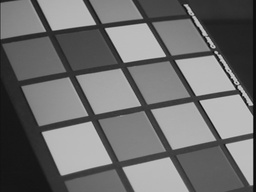
#> input picture hw2/data/img01.jpg, 256 x 192 px, shrunk from 640 x 480 before the run; its folder holds only this picture in this run
$ python HW2_HoughTransform.py
#> lines starting #> are read from the running program, lines starting #| are printed output that depends on the picture
import math
import glob
import numpy as np
from PIL import Image, ImageDraw

# parameters

datadir = './data'
resultdir='./results'

sigma = 2
threshold = 1
rhoRes = 1.5
thetaRes = math.pi/180
nLines = 20

NMS_ITER = 2
NMS_BLOCK_SIZE = 8

'''
helper functions
'''

def GetImagePatch(pixel_grid, i, j, size):
    if size // 2 <= i and i < pixel_grid.shape[0] - size // 2 and size // 2 <= j and j < pixel_grid.shape[1] - size // 2:
        return pixel_grid[i - size // 2 : i + size // 2 + 1, j - size // 2 : j + size // 2 + 1]

    stride = size // 2

    (x_start, y_start) = (max(0, i - stride), max(0, j - stride))
    (x_end, y_end) = (min(i + stride, pixel_grid.shape[0] - 1), min(j + stride, pixel_grid.shape[1] - 1))
    (x_left, x_right) = (x_start - (i - stride), (i + stride) - x_end)
    (y_up, y_down) = (y_start - (j - stride), (j + stride) - y_end)

    before_patch = pixel_grid[x_start:x_end + 1, y_start:y_end + 1]

    return (np.pad(before_patch, ((x_left, x_right), (y_up, y_down)), 'constant', constant_values = 0))

def PadImg(Igs, G):
    return np.pad(Igs, ((G.shape[0] // 2, G.shape[0] // 2), (G.shape[1] // 2, G.shape[1] // 2)), 'edge')

def save_image(ndarray, filepath):
    image = Image.fromarray(ndarray, 'L')
    image.save(filepath)

def ToImage(Igs_float, round = False, norm = True):
    if norm:
        Igs_float = 255 * (Igs_float / np.max(Igs_float))
    if round:
        Igs_float = np.clip(Igs_float, 0, 255)
    return Igs_float.astype(np.uint8)


def GetGaussian(sigma, size):
    ranges = np.arange(-math.trunc(size / 2), math.ceil(size / 2))
    gaussians = np.exp(-(ranges ** 2) / 2 * sigma ** 2)
    gaussians = gaussians / gaussians.sum()

    gaussian_filter = gaussians.reshape(-1, 1) * gaussians.reshape(1, -1)

    return gaussian_filter

def NMS(Im, Io, y, x):
    for _ in range(NMS_ITER):
        tan_value = np.tan(Io[y][x])
        (h, w) = Im.shape

        if -1/2 <= tan_value <= 1/2: # horizontal cases
            if x > 0 and Im[y][x] < Im[y][x-1]: Im[y][x] = 0
            if x < w - 1 and Im[y][x] < Im[y][x+1]: Im[y][x] = 0
        elif 1/2 < tan_value < 2: # right-up diagnoal cases
            if x < w - 1 and y > 0 and Im[y][x] < Im[y-1][x+1]: Im[y][x] = 0
            if x > 0 and y < h - 1 and Im[y][x] < Im[y+1][x-1]: Im[y][x] = 0
        elif -2 < tan_value < -1/2: # left-up diagnoal cases
            if x > 0 and y > 0 and Im[y][x] < Im[y-1][x-1]: Im[y][x] = 0
            if x < w - 1 and y < h - 1 and Im[y][x] < Im[y+1][x+1]: Im[y][x] = 0
        else: # vertical cases
            if y > 0 and Im[y][x] < Im[y-1][x]: Im[y][x] = 0
            if y < h - 1 and Im[y][x] < Im[y+1][x]: Im[y][x] = 0

def NMS_block(H, NMS_BLOCK_SIZE, nLines):
    num_nonzeros = np.array(np.nonzero(H)).T.shape[0]

    while True:
        sorted_indicies = np.array(np.unravel_index(H.argsort(axis = None), H.shape)).T
        nonzero_indicies_sorted = np.array([i for i in sorted_indicies if H[i[0], i[1]] > 0])

        if num_nonzeros <= nLines or num_nonzeros == nonzero_indicies_sorted.shape[0]: break
        else: num_nonzeros = nonzero_indicies_sorted.shape[0]

        for indicies in nonzero_indicies_sorted:
            curr_value = H[indicies[0], indicies[1]]
            H_block = GetImagePatch(H, indicies[0], indicies[1], NMS_BLOCK_SIZE)

            if(H_block.max() != curr_value):
                H[indicies[0], indicies[1]] = 0

    return np.flip(nonzero_indicies_sorted, axis = 0)[:nLines, :]

def distance(p1, p2):
    return (p1[0] - p2[0]) ** 2 + (p1[1] - p2[1]) ** 2

def params_to_endpoints(lrho, ltheta, shape):
    endpoints = []
    big_constant = 5000

    for rh, th in zip(lrho, ltheta):
        (a, b) = (np.cos(th), np.sin(th))
        (x_0, y_0) = (a * rh, b * rh)

        start = (int(x_0 + big_constant * (-b)), int(y_0 + big_constant * (a)))
        end = (int(x_0 - big_constant * (-b)), int(y_0 - big_constant * a))

        endpoints.append({'start': start, 'end': end})

    return endpoints

def draw_lines(image, points):
    drawer = ImageDraw.Draw(image)

    for p in points:
        drawer.line(p['start'] + p['end'], fill = 0, width = 2)

    return image

'''
functions to implement
'''
def ConvFilter(Igs, G):
    Igs_padded = PadImg(Igs, G)

    image_size = Igs.shape
    filter_size = G.shape
    iconv = np.zeros_like(Igs, dtype=np.float32)

    for y in range(image_size[0]):
        for x in range(image_size[1]):
            iconv[y][x] = (Igs_padded[y: y + filter_size[1], x : x + filter_size[0]] * G).sum()

    return iconv

def EdgeDetection(Igs, sigma):
    size = int(3 * sigma + 1)
    (h, w) = Igs.shape

    gaussian_filter = GetGaussian(sigma, size)
    smoothed_image = ConvFilter(Igs, gaussian_filter)

    sobel_x = np.array([[-1, 0, 1], [-2, 0, 2], [-1, 0, 1]])
    sobel_y = np.array([[1, 2, 1], [0, 0, 0], [-1, -2, -1]])

    Ix = ConvFilter(smoothed_image, sobel_x)
    Iy = ConvFilter(smoothed_image, sobel_y)
    Im = np.sqrt(Ix ** 2 + Iy ** 2)
    Io = np.arctan2(Iy, Ix)

    for y in range(h):
        for x in range(w):
            NMS(Im, Io, y, x)

    return Im, Io, Ix, Iy

def HoughTransform(Im, threshold, rhoRes, thetaRes):
    over_threshold = np.where(Im >= threshold, Im, 0)

    (y, x) = Im.shape
    (theta_len, rho_len) = (int(2 * np.pi // thetaRes), int(np.sqrt(x ** 2 + y ** 2) // rhoRes))

    H = np.zeros((rho_len, theta_len))

    nonzero_indicies = np.nonzero(over_threshold)
    points = np.array(nonzero_indicies).T

    for (y, x) in points:
        for th in range(theta_len):
            curr_theta = th * thetaRes
            curr_rho = x * np.cos(curr_theta) + y * np.sin(curr_theta)

            if 0 <= curr_rho < np.sqrt(x ** 2 + y ** 2):
                H[int(curr_rho // rhoRes)][th] += 1

    return H

def HoughLines(H, rhoRes, thetaRes, nLines):
    indicies = NMS_block(H, NMS_BLOCK_SIZE, nLines)

    lRho = [i[0] * rhoRes for i in indicies]
    lTheta = [i[1] * thetaRes for i in indicies]

    return lRho, lTheta

def HoughLineSegments(lRho, lTheta, Im, threshold):
    threshold_near = 2.25
    threshold_discrete_pixel = 144

    valid_n_lines = len(lRho)

    over_threshold = np.where(Im >= threshold, Im, 0)
    nonzero_indicies = np.nonzero(over_threshold)
    points = np.array(nonzero_indicies).T

    l = [{'contains': []} for _ in range(valid_n_lines)]

    for (i, rh, th) in zip(range(valid_n_lines), lRho, lTheta):
        for (y, x) in points:
            if abs(x * np.cos(th) + y * np.sin(th) - rh) <= threshold_near:
                l[i]['contains'].append((x, y))

    for line in range(len(l)):
        points_in_line = sorted(l[line]['contains'])
        max_start_point = curr_point = points_in_line[0]
        l[line]['start'] = l[line]['end'] = max_start_point

        max_len = -1
        curr_len = 1

        for p in range(1, len(points_in_line)):
            if distance(points_in_line[p], curr_point) <= threshold_discrete_pixel:
                curr_len += 1

                if curr_len > max_len:
                    l[line]['start'] = max_start_point
                    l[line]['end'] = points_in_line[p]
                    max_len = curr_len
            else:
                curr_len = 1
                max_start_point = points_in_line[p]

            curr_point = points_in_line[p]

    return l

def main():
    # read images
    for img_path in glob.glob(datadir+'/*.jpg'):
        # load grayscale image
        filename = img_path.split('/')[-1].split('.')[0]
        img = Image.open(img_path).convert("L")
#> img is the input picture: PIL image 256x192 L; min 6, max 207, mean 109.7

        print(f'open {filename}...')

        Igs = np.array(img)
        Igs = Igs / 255.

        # Hough function
        print(f'Handling Edge Detection of {filename}...')
        (Im, Io, Ix, Iy) = EdgeDetection(Igs, sigma)
#> after the loop in ConvFilter (call 2), `for y in range(image_size[0]):`:
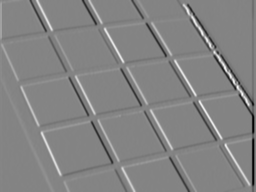
#> iconv: shape (192, 256) float32; min -2.53, max 2.36, mean -0.00237; drawn with min black and max white
#> after the loop in ConvFilter (call 3), `for y in range(image_size[0]):`:
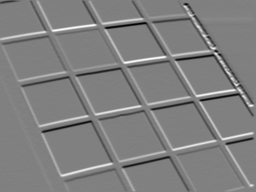
#> iconv: shape (192, 256) float32; min -2.05, max 2.02, mean -0.000138; drawn with min black and max white
#> in EdgeDetection, `Io = np.arctan2(Iy, Ix)`:
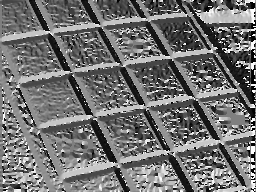
#> Io: shape (192, 256) float32; min -3.14, max 3.14, mean -0.341; drawn with min black and max white
#> after the loop in EdgeDetection, `for y in range(h):`:
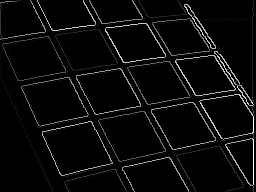
#> Im: shape (192, 256) float32; min 0, max 2.53, mean 0.108; drawn with min black and max white
        save_image(ToImage(Im), f'{resultdir}/{filename}_magnitude.png')
        # save_image(ToImage(Io), f'{resultdir}/{filename}_orientation.png')

        print(f'Handling Hough Transform of {filename}...')
        H = HoughTransform(Im, threshold, rhoRes, thetaRes)
#> in HoughTransform, `over_threshold = np.where(Im >= threshold, Im, 0)`:
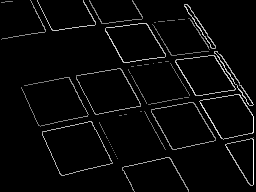
#> over_threshold: shape (192, 256) float32; min 0, max 2.53, mean 0.0839; drawn with min black and max white
#> in HoughTransform, `nonzero_indicies = np.nonzero(over_threshold)`: nonzero_indicies = 2579 positions, rows 0 to 191, columns 1 to 253
#> in HoughTransform, `points = np.array(nonzero_indicies).T`: points = 2579 pairs, first value 0 to 191, second value 1 to 253
#> the loop in HoughTransform, `for (y, x) in points:` made 2579 passes
#> (y, x) on passes 1 to 3: (0, 30), (0, 37), (0, 83)
#> after the loop in HoughTransform, `for (y, x) in points:`:
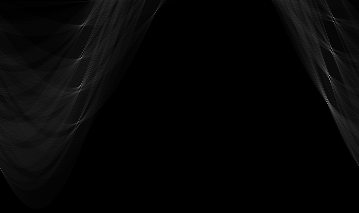
#> H: shape (213, 359) float64; min 0, max 164, mean 6
        save_image(ToImage(H), f'{resultdir}/{filename}_hough.png')

        print(f'Handling Hough Lines of {filename}...')
        (lRho, lTheta) = HoughLines(H, rhoRes, thetaRes, nLines)
#> in HoughLines, `indicies = NMS_block(H, NMS_BLOCK_SIZE, nLines)`: indicies = 20 rows, first 8: [75, 329], [103, 327], [85, 80], [79, 329], [21, 333], [50, 330], [17, 333], [99, 327]
#> in HoughLines, `lRho = [i[0] * rhoRes for i in indicies]`: lRho = [112.5, 154.5, 127.5, 118.5, 31.5, 75, 25.5, 148.5, 151.5, 72, 85.5, 121.5, 87, 117, 129, 115.5, 76.5, 114, 37.5, 151.5]
#> in HoughLines, `lTheta = [i[1] * thetaRes for i in indicies]`: lTheta = [5.74, 5.71, 1.4, 5.74, 5.81, 5.76, 5.81, 5.71, 5.69, 5.78, 1.41, 5.76, 1.4, 5.74, 1.38, 5.76, 5.78, 5.72, 1.41, 5.72]

        print(f'calculating lines of {filename}...')
        line_endpoints = params_to_endpoints(lRho, lTheta, img.size)
#> the loop in params_to_endpoints, `for rh, th in zip(lrho, ltheta):` made 20 passes
#> (rh, th, a, b, x_0, y_0, start, end) on passes 1 to 9: (112.5, 5.74, 0.857, -0.515, 96.43, -57.94, (2671, 4227), (-2478, -4343)), (154.5, 5.71, 0.839, -0.545, 129.6, -84.15, (2852, 4109), (-2593, -4277)), (127.5, 1.4, 0.174, 0.985, 22.14, 125.6, (-4901, 993), (4946, -742)), (118.5, 5.74, 0.857, -0.515, 101.6, -61.03, (2676, 4224), (-2473, -4346)), (31.5, 5.81, 0.891, -0.454, 28.07, -14.3, (2298, 4440), (-2241, -4469)), (75, 5.76, 0.866, -0.5, 64.95, -37.5, (2564, 4292), (-2435, -4367)), (25.5, 5.81, 0.891, -0.454, 22.72, -11.58, (2292, 4443), (-2247, -4466)), (148.5, 5.71, 0.839, -0.545, 124.5, -80.88, (2847, 4112), (-2598, -4274)), (151.5, 5.69, 0.829, -0.559, 125.6, -84.72, (2921, 4060), (-2670, -4229))
#> after the loop in params_to_endpoints, `for rh, th in zip(lrho, ltheta):`: endpoints = 20 items
#> line_endpoints = 20 items

        print(f'Handling Hough Line Segments of {filename}...')
        segments = HoughLineSegments(lRho, lTheta, Im, threshold)
#> in HoughLineSegments, `valid_n_lines = len(lRho)`: valid_n_lines = 20
#> in HoughLineSegments, `nonzero_indicies = np.nonzero(over_threshold)`: nonzero_indicies = 2579 positions, rows 0 to 191, columns 1 to 253
#> the loop in HoughLineSegments, `for (i, rh, th) in zip(range(valid_n_lines), lRho, lTheta):` made 20 passes
#> (rh, th) on passes 1 to 12: (112.5, 5.74), (154.5, 5.71), (127.5, 1.4), (118.5, 5.74), (31.5, 5.81), (75, 5.76), (25.5, 5.81), (148.5, 5.71), (151.5, 5.69), (72, 5.78), (85.5, 1.41), (121.5, 5.76)
#> segments = 20 items

        print(f'Drawing lines of {filename}...')
        image_lines = draw_lines(img.copy(), line_endpoints)
#> the loop in draw_lines, `for p in points:` made 20 passes
#> p on passes 1 to 12: {'start': (2671, 4227), 'end': (-2478, -4343)}, {'start': (2852, 4109), 'end': (-2593, -4277)}, {'start': (-4901, 993), 'end': (4946, -742)}, {'start': (2676, 4224), 'end': (-2473, -4346)}, {'start': (2298, 4440), 'end': (-2241, -4469)}, {'start': (2564, 4292), 'end': (-2435, -4367)}, {'start': (2292, 4443), 'end': (-2247, -4466)}, {'start': (2847, 4112), 'end': (-2598, -4274)}, {'start': (2921, 4060), 'end': (-2670, -4229)}, {'start': (2487, 4338), 'end': (-2361, -4408)}, {'start': (-4925, 866), 'end': (4951, -697)}, {'start': (2605, 4269), 'end': (-2394, -4390)}
        save_image(ToImage(image_lines), f'{resultdir}/{filename}_lines.png')

        print(f'Drawing line Segments of {filename}...')
        image_line_segments = draw_lines(img.copy(), segments)
#> the loop in draw_lines (call 2), `for p in points:` made 20 passes
        save_image(ToImage(image_line_segments), f'{resultdir}/{filename}_segments.png')
#> call 4 of ToImage, with round = False, norm = True
#> in ToImage (call 4), `Igs_float = 255 * (Igs_float / np.max(Igs_float))`:
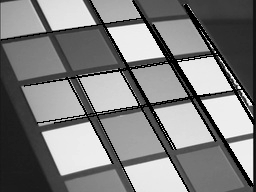
#> Igs_float: shape (192, 256) float64; min 0, max 255, mean 126.5

if __name__ == '__main__':
    main()

$ run again, on hw2/data/img02.jpg
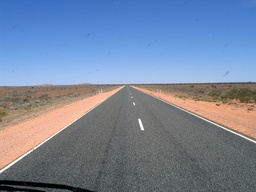
#> input picture hw2/data/img02.jpg, 256 x 192 px, shrunk from 512 x 384 before the run
#> in HoughTransform, `nonzero_indicies = np.nonzero(over_threshold)`: nonzero_indicies = 735 positions, rows 81 to 190, columns 0 to 255
#> in HoughTransform, `points = np.array(nonzero_indicies).T`: points = 735 pairs, first value 81 to 190, second value 0 to 255
#> the loop in HoughTransform, `for (y, x) in points:` made 735 passes
#> (y, x) on passes 1 to 3: (81, 248), (81, 249), (81, 250)
#> after the loop in HoughTransform, `for (y, x) in points:`:
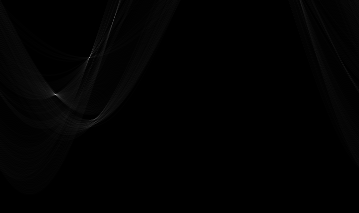
#> H: shape (213, 359) float64; min 0, max 177, mean 1.7
#> Igs_float: shape (213, 359) float64
#> indicies = 20 rows, first 8: [94, 55], [57, 89], [94, 54], [94, 56], [95, 56], [55, 90], [59, 88], [95, 57]
#> in HoughLines, `lRho = [i[0] * rhoRes for i in indicies]`: lRho = [141, 85.5, 141, 141, 142.5, 82.5, 88.5, 142.5, 139.5, 79.5, 25.5, 87, 141, 178.5, 30, 21, 142.5, 139.5, 141, 81]
#> in HoughLines, `lTheta = [i[1] * thetaRes for i in indicies]`: lTheta = [0.96, 1.55, 0.942, 0.977, 0.977, 1.57, 1.54, 0.995, 0.942, 1.59, 1.99, 1.54, 0.995, 1.64, 1.97, 2.01, 1.01, 0.925, 0.925, 1.57]
#> the loop in params_to_endpoints, `for rh, th in zip(lrho, ltheta):` made 20 passes
#> (rh, th, a, b, x_0, y_0, start, end) on passes 1 to 6: (141, 0.96, 0.574, 0.819, 80.87, 115.5, (-4014, 2983), (4176, -2752)), (85.5, 1.55, 0.0175, 1, 1.49, 85.49, (-4997, 172), (5000, -1)), (141, 0.942, 0.588, 0.809, 82.88, 114.1, (-3962, 3052), (4127, -2824)), (141, 0.977, 0.559, 0.829, 78.85, 116.9, (-4066, 2912), (4224, -2679)), (142.5, 0.977, 0.559, 0.829, 79.68, 118.1, (-4065, 2914), (4224, -2677)), (82.5, 1.57, 6.12e-17, 1, 5.05e-15, 82.5, (-5000, 82), (5000, 82))
#> after the loop in params_to_endpoints, `for rh, th in zip(lrho, ltheta):`: endpoints = 20 items
#> valid_n_lines = 20
#> in HoughLineSegments, `nonzero_indicies = np.nonzero(over_threshold)`: nonzero_indicies = 735 positions, rows 81 to 190, columns 0 to 255
#> the loop in HoughLineSegments, `for (i, rh, th) in zip(range(valid_n_lines), lRho, lTheta):` made 20 passes
#> (rh, th) on passes 1 to 8: (141, 0.96), (85.5, 1.55), (141, 0.942), (141, 0.977), (142.5, 0.977), (82.5, 1.57), (88.5, 1.54), (142.5, 0.995)
#> segments = 20 items
#> the loop in draw_lines, `for p in points:` made 20 passes
#> p on passes 1 to 8: {'start': (-4014, 2983), 'end': (4176, -2752)}, {'start': (-4997, 172), 'end': (5000, -1)}, {'start': (-3962, 3052), 'end': (4127, -2824)}, {'start': (-4066, 2912), 'end': (4224, -2679)}, {'start': (-4065, 2914), 'end': (4224, -2677)}, {'start': (-5000, 82), 'end': (5000, 82)}, {'start': (-4993, 262), 'end': (5000, -86)}, {'start': (-4115, 2842), 'end': (4270, -2603)}
#> in main, `image_lines = draw_lines(img.copy(), line_endpoints)`:
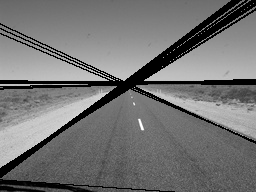
#> image_lines: PIL image 256x192 L; min 0, max 255, mean 114.7
#> Igs_float: shape (192, 256) float64
#> the loop in draw_lines (call 2), `for p in points:` made 20 passes

$ run again, on hw2/data/img03.jpg
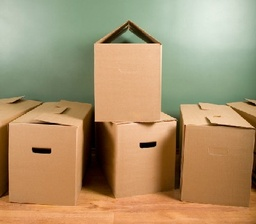
#> input picture hw2/data/img03.jpg, 256 x 224 px, shrunk from 400 x 350 before the run
#> in HoughTransform, `nonzero_indicies = np.nonzero(over_threshold)`: nonzero_indicies = 1092 positions, rows 21 to 204, columns 0 to 255
#> in HoughTransform, `points = np.array(nonzero_indicies).T`: points = 1092 pairs, first value 21 to 204, second value 0 to 255
#> the loop in HoughTransform, `for (y, x) in points:` made 1092 passes
#> (y, x) on passes 1 to 3: (21, 127), (21, 128), (21, 129)
#> after the loop in HoughTransform, `for (y, x) in points:`:
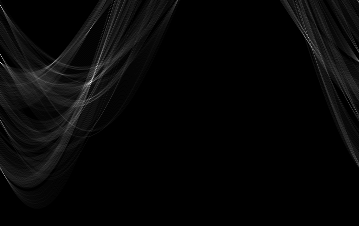
#> H: shape (226, 359) float64; min 0, max 87, mean 2.4; drawn with min black and max white
#> Igs_float: shape (226, 359) float64
#> indicies = 20 rows, first 8: [82, 90], [62, 0], [81, 91], [63, 1], [5, 0], [78, 92], [37, 308], [56, 1]
#> in HoughLines, `lRho = [i[0] * rhoRes for i in indicies]`: lRho = [123, 93, 121.5, 94.5, 7.5, 117, 55.5, 84, 124.5, 10.5, 124.5, 99, 81, 102, 126, 120, 126, 97.5, 262.5, 120]
#> in HoughLines, `lTheta = [i[1] * thetaRes for i in indicies]`: lTheta = [1.57, 0, 1.59, 0.0175, 0, 1.61, 5.38, 0.0175, 1.55, 0.0175, 1.54, 1.68, 0, 1.68, 1.54, 1.59, 1.57, 1.69, 0.0698, 1.57]
#> the loop in params_to_endpoints, `for rh, th in zip(lrho, ltheta):` made 20 passes
#> (rh, th, a, b, x_0, y_0, start, end) on passes 1 to 6: (123, 1.57, 6.12e-17, 1, 7.53e-15, 123, (-5000, 123), (5000, 122)), (93, 0, 1, 0, 93, 0, (93, 5000), (93, -5000)), (121.5, 1.59, -0.0175, 1, -2.12, 121.5, (-5001, 34), (4997, 208)), (94.5, 0.0175, 1, 0.0175, 94.49, 1.65, (7, 5000), (181, -4997)), (7.5, 0, 1, 0, 7.5, 0, (7, 5000), (7, -5000)), (117, 1.61, -0.0349, 0.999, -4.08, 116.9, (-5001, -57), (4992, 291))
#> after the loop in params_to_endpoints, `for rh, th in zip(lrho, ltheta):`: endpoints = 20 items
#> valid_n_lines = 20
#> in HoughLineSegments, `nonzero_indicies = np.nonzero(over_threshold)`: nonzero_indicies = 1092 positions, rows 21 to 204, columns 0 to 255
#> the loop in HoughLineSegments, `for (i, rh, th) in zip(range(valid_n_lines), lRho, lTheta):` made 20 passes
#> (rh, th) on passes 1 to 8: (123, 1.57), (93, 0), (121.5, 1.59), (94.5, 0.0175), (7.5, 0), (117, 1.61), (55.5, 5.38), (84, 0.0175)
#> segments = 20 items
#> the loop in draw_lines, `for p in points:` made 20 passes
#> p on passes 1 to 8: {'start': (-5000, 123), 'end': (5000, 122)}, {'start': (93, 5000), 'end': (93, -5000)}, {'start': (-5001, 34), 'end': (4997, 208)}, {'start': (7, 5000), 'end': (181, -4997)}, {'start': (7, 5000), 'end': (7, -5000)}, {'start': (-5001, -57), 'end': (4992, 291)}, {'start': (3974, 3034), 'end': (-3905, -3122)}, {'start': (-3, 5000), 'end': (171, -4997)}
#> in main, `image_lines = draw_lines(img.copy(), line_endpoints)`:
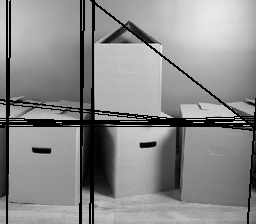
#> image_lines: PIL image 256x224 L; min 0, max 238, mean 138.7
#> Igs_float: shape (224, 256) float64
#> the loop in draw_lines (call 2), `for p in points:` made 20 passes
